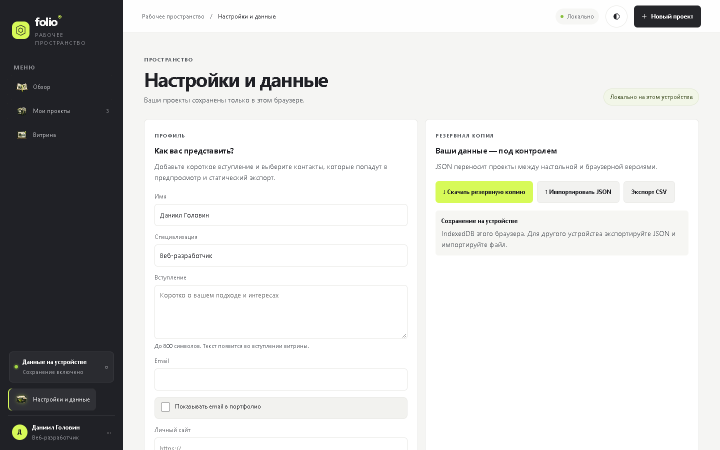
#> input picture 04_QA_доказательства/web-a11y-v46-settings-desktop.png, 1440 x 900 px, given in place of web-a11y-v46-dashboard-desktop.png, which was not available (shown at 1/2 size)
$ python make_web_a11y_v46_contact_sheets.py
#> lines starting #> are read from the running program, lines starting #| are printed output that depends on the picture
from pathlib import Path
from PIL import Image, ImageDraw

qa = Path(__file__).resolve().parent
labels = ['dashboard', 'projects', 'showcase', 'settings', 'detail', 'form']
for device, card_size in [('desktop', (480, 330)), ('mobile', (210, 440))]:
    card_w, card_h = card_size
    sheet = Image.new('RGB', (card_w * 3, card_h * 2), '#dfe4e8')
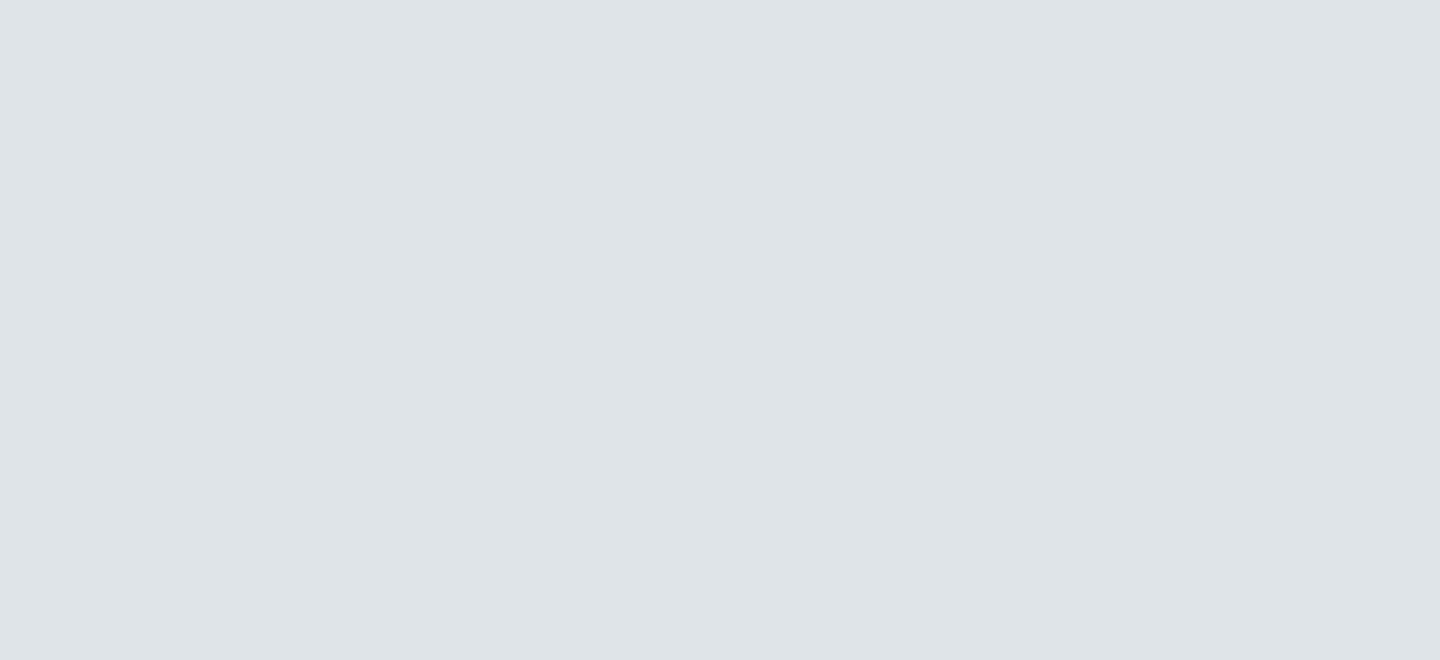
#> sheet: PIL image 1440x660 RGB; mean R, G, B 223, 228, 232
    for index, label in enumerate(labels):
        source = Image.open(qa / f'web-a11y-v46-{label}-{device}.png').convert('RGB')
#> source is the input picture: PIL image 1440x900 RGB; mean R, G, B 211, 211.5, 210.5
        source.thumbnail((card_w - 16, card_h - 38), Image.Resampling.LANCZOS)
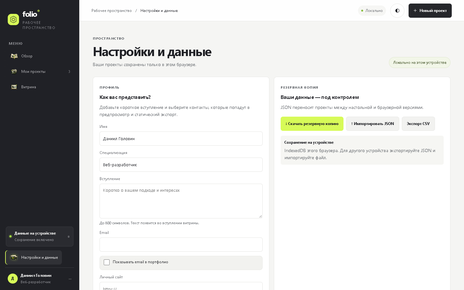
#> source: PIL image 464x290 RGB; mean R, G, B 210.9, 211.4, 210.4
        card = Image.new('RGB', card_size, '#f7f7f5')
        card.paste(source, ((card_w - source.width) // 2, 30))
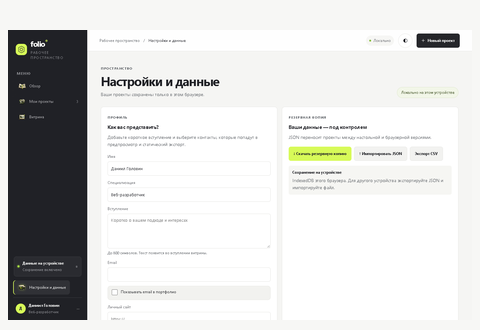
#> card: PIL image 480x330 RGB; mean R, G, B 216.3, 216.8, 215.6
        ImageDraw.Draw(card).text((10, 8), f'{label} / {device}', fill='#192531')
        sheet.paste(card, ((index % 3) * card_w, (index // 3) * card_h))
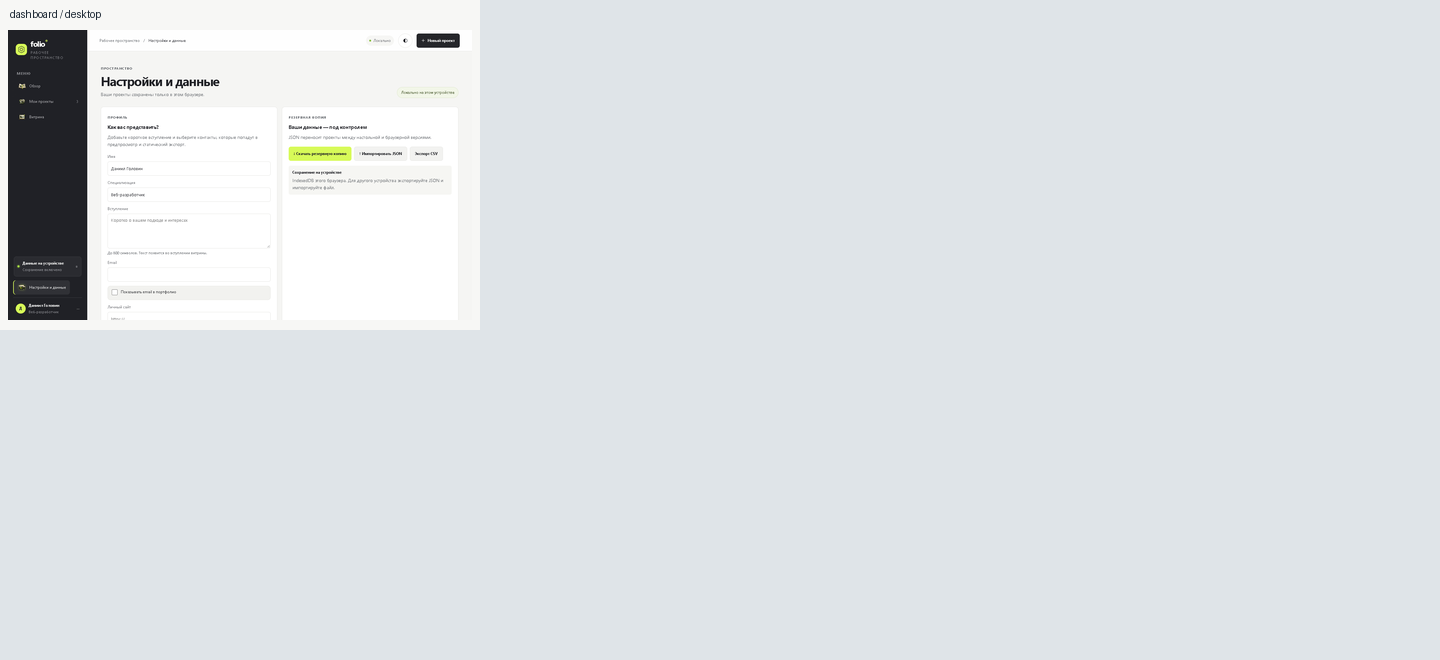
#> sheet: PIL image 1440x660 RGB; mean R, G, B 221.8, 226.1, 229.2
#> (the run stopped early here; a loop or call above may not have finished)
